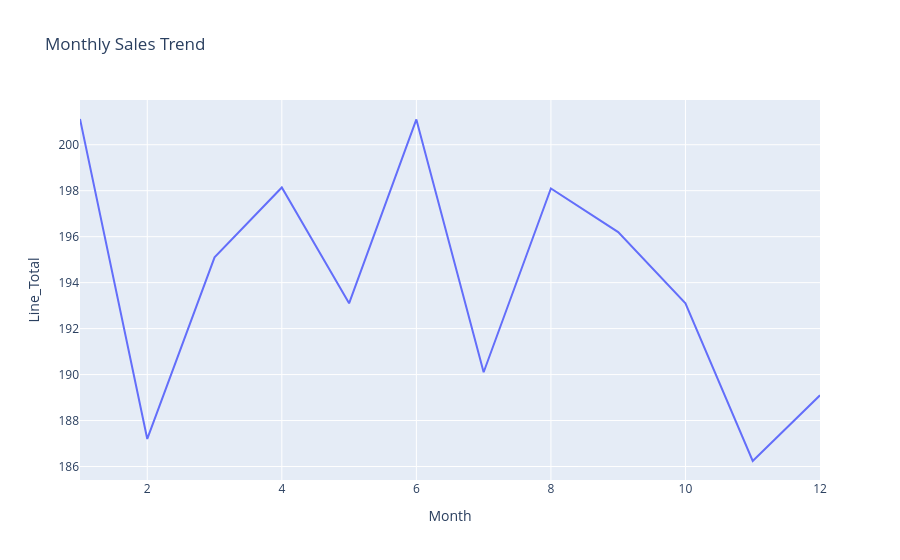

Write notebook code for a chart like this one.
### Code cell
fig = px.line(sales, x='Month', y='Line_Total', title="Monthly Sales Trend")
fig.show()

### Figure 1 — Plotly figure (JSON) as saved in the notebook; plotly's stock layout.template omitted (floating-point values rounded to 4 significant figures)
{"data": [{"hovertemplate": "Month=%{x}<br>Line_Total=%{y}<extra></extra>", "legendgroup": "", "line": {"color": "#636efa", "dash": "solid"}, "marker": {"symbol": "circle"}, "mode": "lines", "name": "", "orientation": "v", "showlegend": false, "type": "scatter", "x": [1, 2, 3, 4, 5, 6, 7, 8, 9, 10, 11, 12], "xaxis": "x", "y": [201.1, 187.2, 195.1, 198.1, 193.1, 201.1, 190.1, 198.1, 196.2, 193.1, 186.2, 189.1], "yaxis": "y"}], "layout": {"autosize": true, "legend": {"tracegroupgap": 0}, "title": {"text": "Monthly Sales Trend"}, "xaxis": {"anchor": "y", "autorange": true, "domain": [0, 1], "range": [1, 12], "title": {"text": "Month"}, "type": "linear"}, "yaxis": {"anchor": "x", "autorange": true, "domain": [0, 1], "range": [185.4, 201.9], "title": {"text": "Line_Total"}, "type": "linear"}}}
